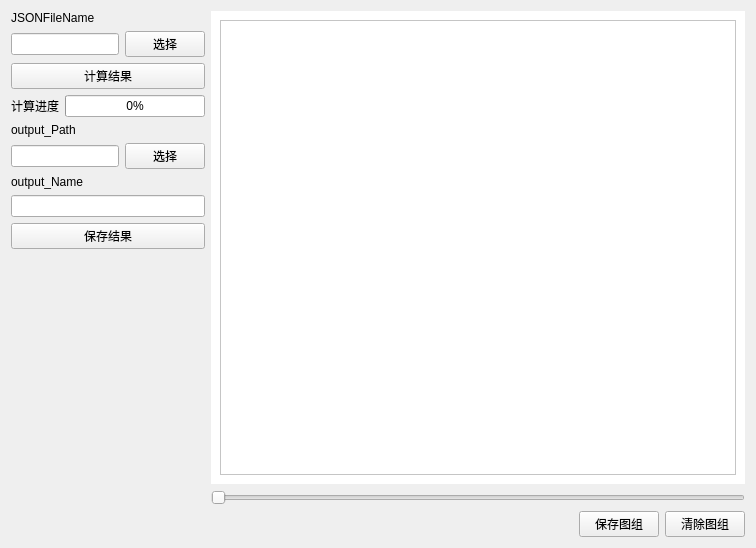
<?xml version="1.0" encoding="UTF-8"?>
<ui version="4.0">
 <class>Form</class>
 <widget class="QWidget" name="Form">
  <property name="geometry">
   <rect>
    <x>0</x>
    <y>0</y>
    <width>756</width>
    <height>548</height>
   </rect>
  </property>
  <property name="windowTitle">
   <string>Form</string>
  </property>
  <layout class="QGridLayout" name="gridLayout">
   <item row="0" column="0">
    <layout class="QHBoxLayout" name="horizontalLayout_2" stretch="0,1">
     <item>
      <layout class="QVBoxLayout" name="verticalLayout">
       <item>
        <widget class="QLabel" name="label_4">
         <property name="text">
          <string>JSONFileName</string>
         </property>
        </widget>
       </item>
       <item>
        <layout class="QHBoxLayout" name="horizontalLayout_4">
         <item>
          <widget class="QLineEdit" name="JSONFileName"/>
         </item>
         <item>
          <widget class="QPushButton" name="choose_JSONFileName">
           <property name="text">
            <string>选择</string>
           </property>
          </widget>
         </item>
        </layout>
       </item>
       <item>
        <widget class="QPushButton" name="calculate">
         <property name="text">
          <string>计算结果</string>
         </property>
        </widget>
       </item>
       <item>
        <layout class="QHBoxLayout" name="horizontalLayout">
         <item>
          <widget class="QLabel" name="label_7">
           <property name="text">
            <string>计算进度</string>
           </property>
          </widget>
         </item>
         <item>
          <widget class="QProgressBar" name="caculateProgress">
           <property name="value">
            <number>0</number>
           </property>
          </widget>
         </item>
        </layout>
       </item>
       <item>
        <widget class="QLabel" name="label_5">
         <property name="text">
          <string>output_Path</string>
         </property>
        </widget>
       </item>
       <item>
        <layout class="QHBoxLayout" name="horizontalLayout_5">
         <item>
          <widget class="QLineEdit" name="output_path"/>
         </item>
         <item>
          <widget class="QPushButton" name="choose_output_path">
           <property name="text">
            <string>选择</string>
           </property>
          </widget>
         </item>
        </layout>
       </item>
       <item>
        <widget class="QLabel" name="label_6">
         <property name="text">
          <string>output_Name</string>
         </property>
        </widget>
       </item>
       <item>
        <widget class="QLineEdit" name="output_Name"/>
       </item>
       <item>
        <widget class="QPushButton" name="save">
         <property name="text">
          <string>保存结果</string>
         </property>
        </widget>
       </item>
       <item>
        <spacer name="verticalSpacer">
         <property name="orientation">
          <enum>Qt::Vertical</enum>
         </property>
         <property name="sizeHint" stdset="0">
          <size>
           <width>20</width>
           <height>40</height>
          </size>
         </property>
        </spacer>
       </item>
      </layout>
     </item>
     <item>
      <layout class="QVBoxLayout" name="verticalLayout_2" stretch="1,0,0">
       <item>
        <widget class="QWidget" name="result_display" native="true">
         <property name="styleSheet">
          <string notr="true">background-color: rgb(255, 255, 255);</string>
         </property>
         <layout class="QGridLayout" name="gridLayout_2">
          <item row="0" column="0">
           <widget class="QGraphicsView" name="PICView"/>
          </item>
         </layout>
        </widget>
       </item>
       <item>
        <widget class="QSlider" name="PICSlider">
         <property name="orientation">
          <enum>Qt::Horizontal</enum>
         </property>
        </widget>
       </item>
       <item>
        <layout class="QHBoxLayout" name="horizontalLayout_8">
         <item>
          <spacer name="horizontalSpacer">
           <property name="orientation">
            <enum>Qt::Horizontal</enum>
           </property>
           <property name="sizeHint" stdset="0">
            <size>
             <width>203</width>
             <height>20</height>
            </size>
           </property>
          </spacer>
         </item>
         <item>
          <widget class="QPushButton" name="savePIC">
           <property name="text">
            <string>保存图组</string>
           </property>
          </widget>
         </item>
         <item>
          <widget class="QPushButton" name="clearPIC">
           <property name="text">
            <string>清除图组</string>
           </property>
          </widget>
         </item>
        </layout>
       </item>
      </layout>
     </item>
    </layout>
   </item>
  </layout>
 </widget>
 <resources/>
 <connections/>
</ui>
